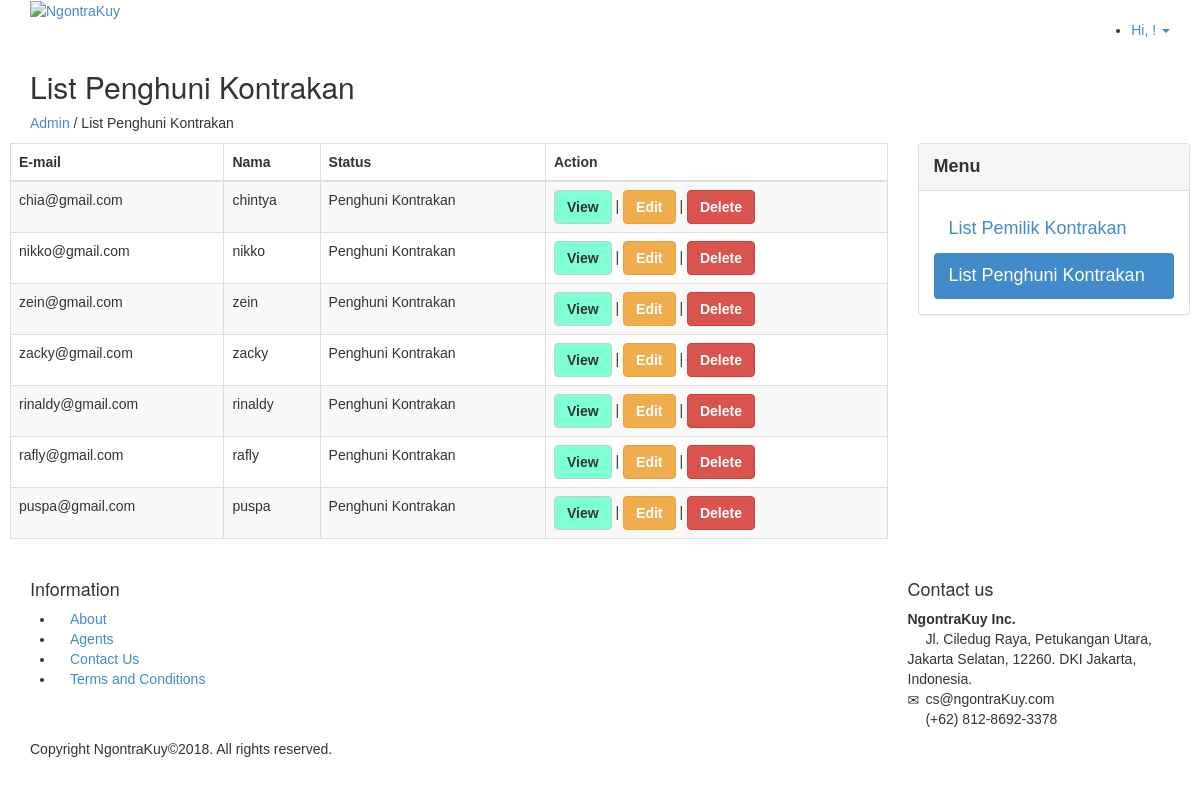
Screenshot of /index.php/admin/Penghuni with the database file from the repository.
### tables this page shows
CREATE TABLE `pengguna` (
  `idpengguna` int(11) NOT NULL AUTO_INCREMENT,
  `email` varchar(50) NOT NULL,
  `password` varchar(255) NOT NULL,
  `namalengkap` varchar(100) NOT NULL,
  `tgllahir` date DEFAULT NULL,
  `notelp` varchar(14) DEFAULT NULL,
  `auth` char(1) DEFAULT NULL,
  PRIMARY KEY (`idpengguna`)
);

### application/controllers/Admin.php (called while the page is built, shortened)
<?php
class Admin extends CI_Controller
{
	public function Penghuni()
	{
		$data['all'] = $this->Model_Admin->getUser();
        $data['session'] = true;
        $data['namalengkap'] = $this->session->userdata('namalengkap');
		$this->load->view('Admin_Penghuni',$data);
	}
}

### index.php (called while the page is built, shortened)
<?php
require_once BASEPATH.'core/CodeIgniter.php';

### application/models/Model_Admin.php (called while the page is built, shortened)
<?php
class Model_Admin extends CI_Model
{
	public function getUser(){
		$hasil = $this->db->get('pengguna');
		return $hasil->result();
	}
}

### application/views/Admin_Penghuni.php (the view, shortened to what this page needs)
<?php
$this->view('template/header');
?>
<div class="container">
	<div class="header">
		<a href="<?php echo site_url('Admin')?>"><img src="<?php echo base_url('assets/images/logo1.png')?>" width="200px" alt="NgontraKuy"></a>
        <?php if(isset($session) && $session == true){
            echo
                "
                <ul class=\"pull-right dropdown\">
                    <li style=\"margin-top: 20px;\">
                        <a href=\"#\" style=\"text-transform:Capitalize;font-family: 'Ubuntu', sans-serif;\" class=\"dropdown-toggle\" data-toggle=\"dropdown\" role=\"button\" aria-haspopup=\"true\" aria-expanded=\"false\">Hi, $namalengkap! <span class=\"caret\"></span></a>
                        <ul class=\"dropdown-menu\"  style=\"padding-top: 10px;padding-bottom: 10px;\">
                            <li><a href=".site_url('Logout').">Log out</a></li>
                        </ul>
                    </li>
                </ul>
                ";
        }else{
            echo "
                <ul class=\"pull-right\">
                    <li style=\"margin-top: 20px\"><a href=\"#\" style=\"font-family: 'Ubuntu', sans-serif;\" data-toggle=\"modal\" data-target=\"#loginpop\">Login</a></li>
                </ul>";
        } ?>
	</div>
</div>
<div class="inside-banner">
	<div class="container">
		<h2>List Penghuni Kontrakan</h2>
		<span class="pull"><a href="#">Admin</a> / List Penghuni Kontrakan</span>
	</div>
</div>
<div class="container-center" style="margin: 10px;">
	<div class="row">
		<div class="col-lg-9 col-sm-12 ">
			<table class="table table-striped table-bordered table-hover">
				<thead>
				<tr>
					<th class="center">E-mail</th>
					<th class="center">Nama</th>
					<th class="center">Status</th>
					<th class="center">Action</th>
				</tr>
				</thead>
				<tbody>
				<?php foreach($all as $user) {
					if($user->auth == 2) {
						?>
						<tr>
							<td class="center"><?php echo $user->email; ?></td>
							<td class="center"><?php echo $user->namalengkap; ?></td>
							<td class="center"><?php echo 'Penghuni Kontrakan'; ?></td>
							<td class="center"><a href="<?php echo base_url('view/' . $user->idpengguna) ?>" data-toggle="modal" class="btn btn-default" style="background-color: aquamarine;"><b>View</b></a> |
								<a href="<?php echo base_url('edit/'.$user->idpengguna)?>" type="button" class="btn btn-warning"><b>Edit</b></a>
								| <a href="<?php echo base_url('delete/'.$user->idpengguna)?>" type="button" class="btn btn-danger"><b>Delete</b></a></td>
						</tr>
						<?php
					}else {
					}
				}
				?>
				</tbody>
			</table>
		</div>
		<div class="col-lg-3 visible-lg">
			<div class="panel panel-default">
				<div class="panel-heading center" style="font-size: large"><b>Menu</b></div>
				<div class="panel-body" style="font-size: large">
					<ul class="nav nav-pills nav-stacked">
						<li ><a href="<?php echo base_url('Admin')?>">List Pemilik Kontrakan</a></li>
						<li class="active"><a href="<?php echo base_url('Admin/Penghuni')?>">List Penghuni Kontrakan</a></li>
					</ul>
				</div>
			</div>
		</div>
	</div>
</div>
<?php
$this->view('template/footer');
?>

### application/views/template/header.php (shortened to what this page needs)
<!DOCTYPE html>
<html lang="en">
<head>
    <link rel="stylesheet" href="<?php echo base_url('assets/bootstrap/css/bootstrap.css')?>" />
    <link rel="stylesheet" href="<?php echo base_url('assets/style.css')?>"/>
    <link rel="stylesheet" href="<?php echo base_url('assets/owl-carousel/owl.carousel.css')?>">
    <link rel="stylesheet" href="<?php echo base_url('assets/owl-carousel/owl.theme.css')?>">
    <link rel="stylesheet" type="text/css" href="<?php echo base_url('assets/slitslider/css/style.css')?>" />
    <link rel="stylesheet" type="text/css" href="<?php echo base_url('assets/slitslider/css/custom.css')?>" />
    <link rel="stylesheet" type="text/css" href="https://stackpath.bootstrapcdn.com/font-awesome/4.7.0/css/font-awesome.min.css">
    <link rel="stylesheet" href="<?php echo base_url('/assets/datatables/dataTables.bootstrap.css')?>">
    <link rel="stylesheet" href="<?php echo base_url('/assets/datatables/dataTables.bootstrap.min.css')?>">
    <link rel="stylesheet" href="<?php echo base_url('/assets/datatables/jquery.dataTables.css')?>">
    <link rel="stylesheet" href="<?php echo base_url('/assets/datatables/jquery.dataTables.min.css')?>">
</head>
<body>

### application/views/template/footer.php (shortened to what this page needs)
    <div class="footer">
        <div class="container">
            <div class="row">
                <div class="col-lg-3 col-sm-3">
                    <h4>Information</h4>
                    <ul class="row">
                        <li class="col-lg-12 col-sm-12 col-xs-3"><a href="<?php echo site_url('About')?>">About</a></li>
                        <li class="col-lg-12 col-sm-12 col-xs-3"><a href="<?php echo site_url('Agents')?>">Agents</a></li>
                        <li class="col-lg-12 col-sm-12 col-xs-3"><a href="<?php echo site_url('ContactUs')?>">Contact Us</a></li>
						<li class="col-lg-12 col-sm-12 col-xs-3"><a href="<?php echo site_url('TermsConditions')?>">Terms and Conditions</a></li>
                    </ul>
                </div>
                <div class="col-lg-3 col-sm-3">
                </div>
                <div class="col-lg-3 col-sm-3 col-sm-offset-3">
                    <h4>Contact us</h4>
                    <p><b>NgontraKuy Inc.</b><br>
                        <span class="glyphicon glyphicon-map-marker"></span>
                        Jl. Ciledug Raya, Petukangan Utara,
                        Jakarta Selatan, 12260.
                        DKI Jakarta, Indonesia.<br>
                        <span class="glyphicon glyphicon-envelope"></span> cs@ngontraKuy.com<br>
                        <span class="glyphicon glyphicon-earphone"></span> (+62) 812-8692-3378
                    </p>
                </div>
            </div>
            <p class="copyright">Copyright NgontraKuy&copy;<?php echo date('Y')?>. All rights reserved.</p>
        </div>
	</div>
</body>
</html>

### application/views/template/header.php (style rules this page uses)
body { font-family: 'Ubuntu', sans-serif; }

### rows the page displays
pengguna: email "chia@gmail.com", namalengkap "chintya"
pengguna: email "nikko@gmail.com", namalengkap "nikko"
pengguna: email "zein@gmail.com", namalengkap "zein"
pengguna: email "zacky@gmail.com", namalengkap "zacky"
pengguna: email "rinaldy@gmail.com", namalengkap "rinaldy"
pengguna: email "rafly@gmail.com", namalengkap "rafly"
pengguna: email "puspa@gmail.com", namalengkap "puspa"
